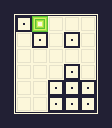

The image is a tile-based game level rendered from a .tmx file. Its description and complete source (layers, tilesets, objects, tile grids) follow:
An orthogonal 7x8 tile map with 16x16 px tiles, 1 tile layer (Default).

<map version="1.4" tiledversion="1.4.3" orientation="orthogonal" renderorder="right-down" width="7" height="8" tilewidth="16" tileheight="16" infinite="0" nextlayerid="2" nextobjectid="1">
 <tileset firstgid="1" source="BasicTileset.tsx" />
 <layer id="1" name="Default" width="7" height="8">
  <data encoding="csv">
14,12,12,12,12,12,15,
13,5,1,4,4,4,10,
13,4,5,4,5,4,10,
13,4,4,4,4,4,10,
13,4,4,4,5,4,10,
13,4,4,5,5,5,10,
13,4,4,5,5,5,10,
16,11,11,11,11,11,17
</data>
 </layer>
</map>
